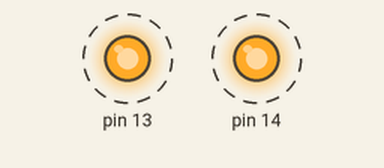
A sketch run on a simulated Arduino Uno, built with avr-gcc and run on an emulated ATmega328P. On the bench: output pins drawn as LEDs (lit = HIGH). Dashed ring = blinking.

Above: at 0.5 s.
Timing chart, 0 to 4.6 s (numbered marks = the images above):
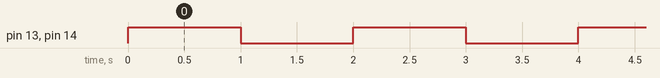

Measured:
- by itself, pin 13, pin 14: alternates HIGH for 1.0 s and LOW for 1.0 s

The sketch:

GISMO7_5VRelay.ino
```cpp
void setup() {
  // put your setup code here, to run once:
pinMode(13,OUTPUT);
pinMode(14,OUTPUT);
}

void loop() {
  // put your main code here, to run repeatedly:
digitalWrite(13,HIGH);
digitalWrite(14,HIGH);
delay(1000);
digitalWrite(13,LOW);
digitalWrite(14,LOW);
delay(1000);
}
```
